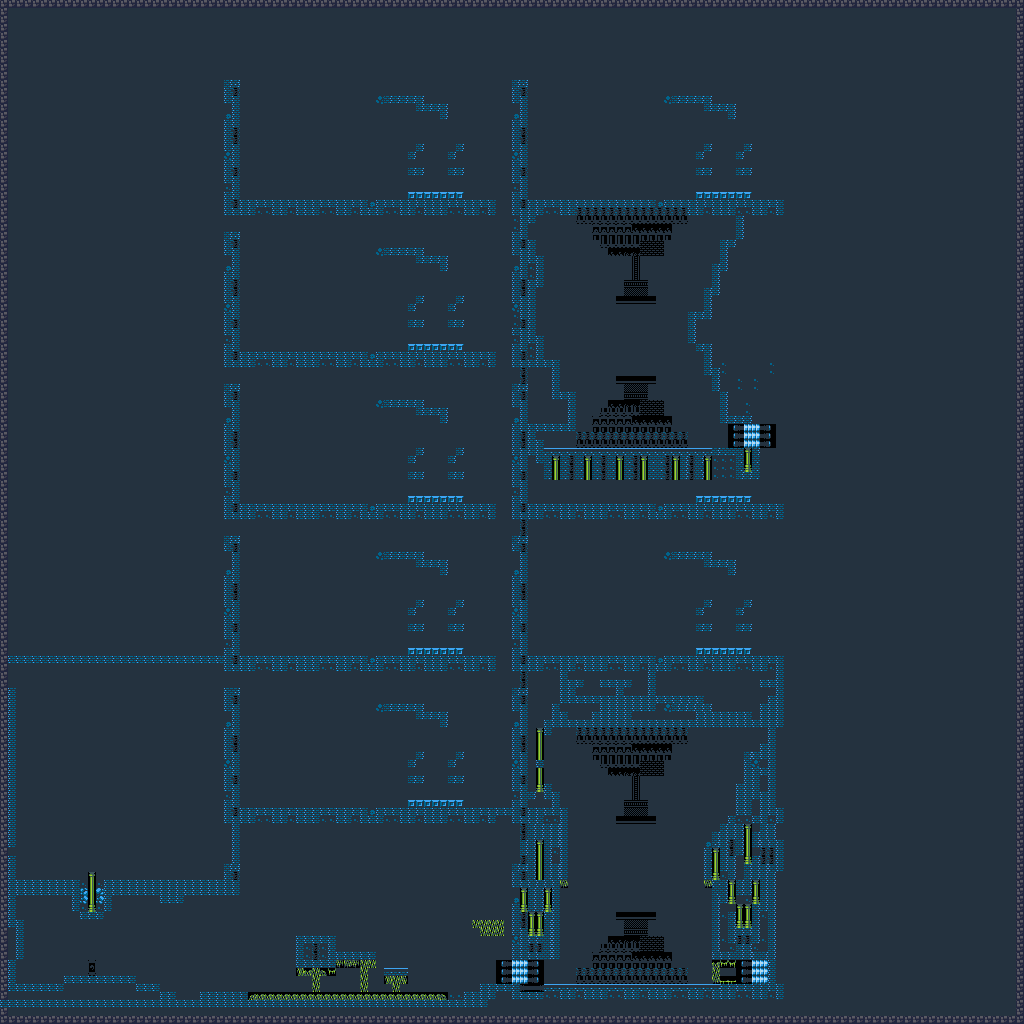

Below is a game level as drawn by its tile map, then a one-line description and the .tmx that defines it (tile-layer data replaced by summaries):
An orthogonal 128x128 tile map with 8x8 px tiles, 1 tile layer (Tile Layer 1), 4 tilesets and 1 object (Player).

<map version="1.2" tiledversion="1.2.1" orientation="orthogonal" renderorder="right-down" width="128" height="128" tilewidth="8" tileheight="8" infinite="0" nextlayerid="3" nextobjectid="2">
 <tileset firstgid="1" source="galletcity_tiles.tsx" />
 <tileset firstgid="169" source="cavesofgallet_tiles.tsx" />
 <tileset firstgid="265" source="bw_tiles.tsx" />
 <tileset firstgid="329" source="metroid.tsx" />
 <layer id="1" name="Tile Layer 1" width="128" height="128">
  <data>[16384 cells, 16384 non-empty, 49 distinct tile ids]</data>
 </layer>
 <objectgroup id="2" name="Object Layer 1">
  <object id="1" name="Player" x="631.979" y="904.007" width="8" height="8" />
 </objectgroup>
</map>
